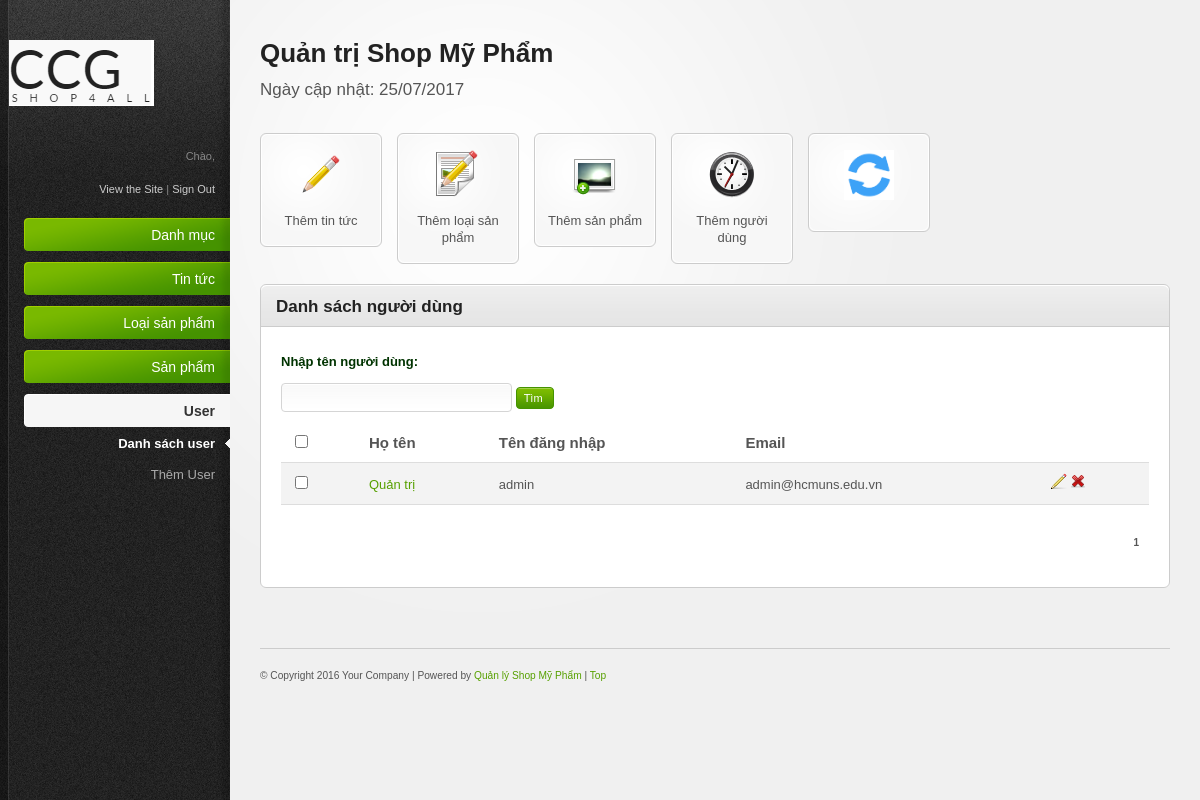
Screenshot of /admin/user.php with the database file from the repository.
### tables this page shows
CREATE TABLE `nguoi_dung` (
  `ma_nguoi_dung` int(11) NOT NULL,
  `ma_loai_nguoi_dung` tinyint(3) NOT NULL,
  `ho_ten` varchar(100) NOT NULL,
  `ten_dang_nhap` varchar(100) NOT NULL,
  `mat_khau` varchar(100) NOT NULL,
  `email` varchar(100) DEFAULT NULL,
  `ngay_dang_ky` date DEFAULT NULL,
  `ngay_dang_nhap_cuoi` date DEFAULT NULL,
  `active` tinyint(4) NOT NULL
);

### admin/controllers/c_user.php (called while the page is built, shortened)
<?php
include_once("models/m_user.php");
include ("Pager.php");
class C_user
{
	function Hien_thi_nguoi_dung()
	{
		$m_user=new M_user();
		$nguoi_dungs=$m_user->Doc_nguoi_dung();
		$gt="";
		$p=new pager();
		$limit=6;
		$count=count($nguoi_dungs);
		$pages=$p->findPages($count,$limit);
		$vt=$p->findStart($limit);
		$curpage=$_GET["page"];
		$lst=$p->pageList($curpage,$pages);
		$nguoi_dungs=$m_user->Doc_nguoi_dung($gt,$vt,$limit);
		$tieude="Danh sách người dùng";
		include("include/layout.php");
	}
}
?>

### admin/user.php (called while the page is built)
<?php
include("controllers/c_user.php");
$c_user=new C_user();
$c_user->Hien_thi_nguoi_dung();
?>

### admin/models/database.php (called while the page is built, shortened)
<?php
class database{
    protected $pdo = NULL;
    protected $sql = '';
    public function database() {
        try
		{
			$this->pdo = new PDO("mysql:host=".DB_HOST."; dbname=".DB_NAME,DB_USER,DB_PWD);
			$this->pdo->query('set names "utf8"');
		}
		catch(PDOException $ex )
		{
			die($ex->getMessage());
		}
    }
    public function setQuery($sql) {
        $this->sql = $sql;
    }
    public function execute($options=array()) {
        $this->sta = $this->pdo->prepare($this->sql);
        $this->sta->execute();
        return $this->sta;
    }
    public function loadAllRows($options=array()) {
        if(!$options) {
            if(!$result = $this->execute())
                return false;
        }
        else {
            if(!$result = $this->execute($options))
                return false;
        }
        return $result->fetchAll(PDO::FETCH_OBJ);
    }
}
?>

### admin/models/m_user.php (called while the page is built, shortened)
<?php
require_once("database.php");
class M_user extends database
{
	public function Doc_nguoi_dung($tim="",$vt=-1,$limit=-1)
    {
		$dk="";
		$sql = "Select * from nguoi_dung ". $dk ." order by ma_nguoi_dung desc";
        return $this->loadAllRows();
    }
}
?>

### admin/views/user/v_user.php (the view, shortened to what this page needs)
<div class="content-box-header">
  <h3><?php echo $tieude ?><label id="kqXoa"></label></h3>
</div>
<div class="content-box-content">
  <div class="tab-content default-tab" id="tab1">
    <table>
    <caption>
    <form method="post">
    <p>
    <label>Nhập tên người dùng: </label>
    <input type="text" name="tim" class="text-input small-input" />
    <input class="button" type="submit" value="Tìm " name="btnTim" />
    </p>
    </form>
    </caption>
      <thead>
        <tr>
          <th><input class="check-all" type="checkbox" /></th>
          <th>Họ tên</th>
          <th>Tên đăng nhập</th>
          <th>Email</th>
          <th>&nbsp;</th>
        </tr>
      </thead>
      <tfoot>
          <tr>
            <td colspan="6">
            <div class="pagination"> <?php echo $lst; ?> </div>
            <div class="clear"></div></td>
          </tr>
        </tfoot>
      <tbody>
        <?php
        foreach ($nguoi_dungs as $ngd)
		{
		?>
        <tr>
          <td><input type="checkbox" /></td>
          <td><a href="suanguoidung.php?ma_nguoi_dung=<?php echo $ngd->ma_nguoi_dung; ?>" title="Edit"><?php echo $ngd->ho_ten ?></a></td>
          <td><?php echo $ngd->ten_dang_nhap ?></td>
          <td><?php echo $ngd->email ?></td>
          <td>
            <a href="suanguoidung.php?ma_nguoi_dung=<?php echo $ngd->ma_nguoi_dung ?>" title="Edit" >
            <img src="public/layout/resources/images/icons/pencil.png" alt="Edit" />
            </a>
            <a href="javaScript:void(0)" title="Delete" onclick="Xoadulieu(<?php echo $ngd->ma_nguoi_dung ?>,'nguoi_dung','ma_nguoi_dung')">
            <img src="public/layout/resources/images/icons/cross.png" alt="Delete" />
            </a>
            </td>
        </tr>
        <?php
		}
		?>
      </tbody>
    </table>
  </div>
</div>

### admin/public/layout/resources/css/style.css (style rules this page uses)
html { font-size: 100%; height: 100%; margin-bottom: 1px; }
body { font-family: Arial, Helvetica, sans-serif; color: #555; background: #f0f0f0 url('../images/bg-body.gif') top left repeat-y; font-size: 12px; }
h1, h2, h3, h4, h5, h6 { font-family: Helvetica, Arial, sans-serif; color:#222; font-weight: bold; }
h3 { font-size: 17px; padding: 0 0 10px 0; }
a { color: #57a000; text-decoration: none; }
p { padding: 5px 0 10px 0; line-height: 1.6em; }
.button { font-family: Verdana, Arial, sans-serif; display: inline-block; background: #459300 url('../images/bg-button-green.gif') top left repeat-x !important; border: 1px solid #459300 !important; padding: 4px 7px 4px 7px !important; color: #fff !important; font-size: 11px !important; cursor: pointer; }
.content-box-header { background: #e5e5e5 url('../images/bg-content-box.gif') top left repeat-x; margin-top: 1px; height: 40px; }
.content-box-header h3 { padding: 12px 15px 10px; float: left; }
.content-box-content { padding: 20px; font-size: 13px; border-top: 1px solid #ccc; }
#main-content table { width: 100%; border-collapse: collapse; }
#main-content table thead th { font-weight: bold; font-size: 15px; border-bottom: 1px solid #ddd; }
#main-content tbody { border-bottom: 1px solid #ddd; }
#main-content tbody tr { background: #fff; }
#main-content tbody tr.alt-row { background: #f3f3f3; }
#main-content table td, #main-content table th { padding: 10px; line-height: 1.3em; }
#main-content .pagination { text-align: right; padding: 20px 0 5px 0; font-family: Verdana, Arial, Helvetica, sans-serif; font-size: 10px; }
form label { display: block; padding: 0 0 10px; font-weight: bold; color:#030; }
form input.text-input, form select, form textarea, form .wysiwyg { padding: 6px; font-size: 13px; background: #fff url('../images/bg-form-field.gif') top left repeat-x; border: 1px solid #d5d5d5; color: #333; }
form .small-input { width: 25% !important; }

### admin/public/layout/resources/css/invalid.css (style rules this page uses)
.button, #main-content table tfoot td .bulk-actions select, .pagination a.number, form input.text-input, form textarea, form .wysiwyg, form select, .dp-popup { -moz-border-radius: 4px; -webkit-border-radius: 4px; border-radius: 4px; }
.content-box, .content-box-header, ul.content-box-tabs li a.current, .shortcut-button, .notification { -moz-border-radius: 6px; -webkit-border-radius: 6px; border-radius: 6px; }
.content-box-header { -moz-border-radius-bottomleft: 0; -moz-border-radius-bottomright: 0; -webkit-border-bottom-left-radius: 0; -webkit-border-bottom-right-radius: 0; border-bottom-left-radius: 0; border-bottom-right-radius: 0; }

### rows the page displays
nguoi_dung: ho_ten "Quản trị", ten_dang_nhap "admin", email "admin@hcmuns.edu.vn"

### other values shown
$tieude "Danh sách người dùng"
